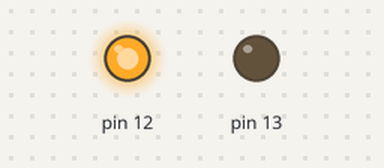
The sketch below on a simulated Arduino Uno, built with avr-gcc and run on an emulated ATmega328P. Shown: output pins drawn as LEDs (lit = HIGH).

Above: at 1.0 s.
At 2.5 s:
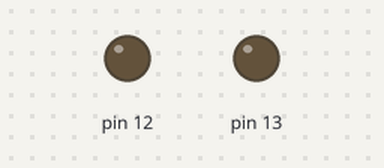
At 4.0 s:
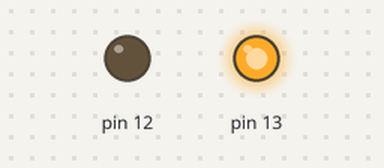
Timing chart, 0 to 7.8 s (numbered marks = the images above):
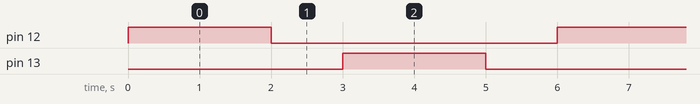

Measured:
- by itself, pin 12, pin 13: alternates HIGH for 2.0 s and LOW for 4.0 s
- by itself, everything shown: repeats every 6.0 s, in 4 steps

The sketch:

MODUL2_4_KEL24_ROBOTIKA.ino
```cpp
void setup() {
  // put your setup code here, to run once:
  pinMode(12, OUTPUT);
  pinMode(13, OUTPUT);

}

void loop() {
  // put your main code here, to run repeatedly:
  digitalWrite(12, HIGH);
  digitalWrite(13, LOW);
  delay(2000);

  digitalWrite(12, LOW);
  digitalWrite(13, LOW);
  delay(1000);

  digitalWrite(12, LOW);
  digitalWrite(13, HIGH);
  delay(2000);

  digitalWrite(12, LOW);
  digitalWrite(13, LOW);
  delay(1000);
}
```
